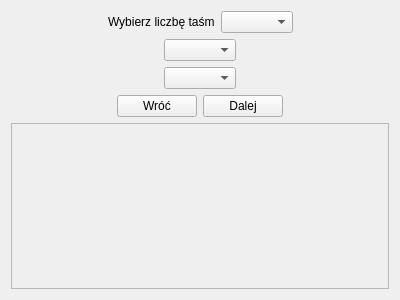
<?xml version="1.0" encoding="UTF-8"?>
<ui version="4.0">
 <class>Form</class>
 <widget class="QWidget" name="Form">
  <property name="geometry">
   <rect>
    <x>0</x>
    <y>0</y>
    <width>400</width>
    <height>300</height>
   </rect>
  </property>
  <property name="windowTitle">
   <string>Form</string>
  </property>
  <layout class="QVBoxLayout" name="verticalLayout">
   <item>
    <layout class="QHBoxLayout" name="horizontalLayout">
     <item>
      <spacer name="horizontalSpacer">
       <property name="orientation">
        <enum>Qt::Horizontal</enum>
       </property>
       <property name="sizeHint" stdset="0">
        <size>
         <width>40</width>
         <height>20</height>
        </size>
       </property>
      </spacer>
     </item>
     <item>
      <widget class="QLabel" name="label">
       <property name="text">
        <string>Wybierz liczbę taśm</string>
       </property>
      </widget>
     </item>
     <item>
      <widget class="QComboBox" name="many_muscles"/>
     </item>
     <item>
      <spacer name="horizontalSpacer_4">
       <property name="orientation">
        <enum>Qt::Horizontal</enum>
       </property>
       <property name="sizeHint" stdset="0">
        <size>
         <width>40</width>
         <height>20</height>
        </size>
       </property>
      </spacer>
     </item>
    </layout>
   </item>
   <item>
    <layout class="QHBoxLayout" name="horizontalLayout_3">
     <item>
      <spacer name="horizontalSpacer_3">
       <property name="orientation">
        <enum>Qt::Horizontal</enum>
       </property>
       <property name="sizeHint" stdset="0">
        <size>
         <width>40</width>
         <height>20</height>
        </size>
       </property>
      </spacer>
     </item>
     <item>
      <widget class="QComboBox" name="choose_1"/>
     </item>
     <item>
      <spacer name="horizontalSpacer_6">
       <property name="orientation">
        <enum>Qt::Horizontal</enum>
       </property>
       <property name="sizeHint" stdset="0">
        <size>
         <width>40</width>
         <height>20</height>
        </size>
       </property>
      </spacer>
     </item>
    </layout>
   </item>
   <item>
    <layout class="QHBoxLayout" name="horizontalLayout_2">
     <item>
      <spacer name="horizontalSpacer_2">
       <property name="orientation">
        <enum>Qt::Horizontal</enum>
       </property>
       <property name="sizeHint" stdset="0">
        <size>
         <width>40</width>
         <height>20</height>
        </size>
       </property>
      </spacer>
     </item>
     <item>
      <widget class="QComboBox" name="choose_2"/>
     </item>
     <item>
      <spacer name="horizontalSpacer_5">
       <property name="orientation">
        <enum>Qt::Horizontal</enum>
       </property>
       <property name="sizeHint" stdset="0">
        <size>
         <width>40</width>
         <height>20</height>
        </size>
       </property>
      </spacer>
     </item>
    </layout>
   </item>
   <item>
    <layout class="QHBoxLayout" name="horizontalLayout_5">
     <item>
      <spacer name="horizontalSpacer_9">
       <property name="orientation">
        <enum>Qt::Horizontal</enum>
       </property>
       <property name="sizeHint" stdset="0">
        <size>
         <width>40</width>
         <height>20</height>
        </size>
       </property>
      </spacer>
     </item>
     <item>
      <widget class="QPushButton" name="back">
       <property name="text">
        <string>Wróć</string>
       </property>
      </widget>
     </item>
     <item>
      <widget class="QPushButton" name="next">
       <property name="text">
        <string>Dalej</string>
       </property>
      </widget>
     </item>
     <item>
      <spacer name="horizontalSpacer_10">
       <property name="orientation">
        <enum>Qt::Horizontal</enum>
       </property>
       <property name="sizeHint" stdset="0">
        <size>
         <width>40</width>
         <height>20</height>
        </size>
       </property>
      </spacer>
     </item>
    </layout>
   </item>
   <item>
    <widget class="QScrollArea" name="scrollArea">
     <property name="widgetResizable">
      <bool>true</bool>
     </property>
     <widget class="QWidget" name="scrollAreaWidgetContents">
      <property name="geometry">
       <rect>
        <x>0</x>
        <y>0</y>
        <width>380</width>
        <height>158</height>
       </rect>
      </property>
     </widget>
    </widget>
   </item>
  </layout>
 </widget>
 <resources/>
 <connections/>
</ui>
